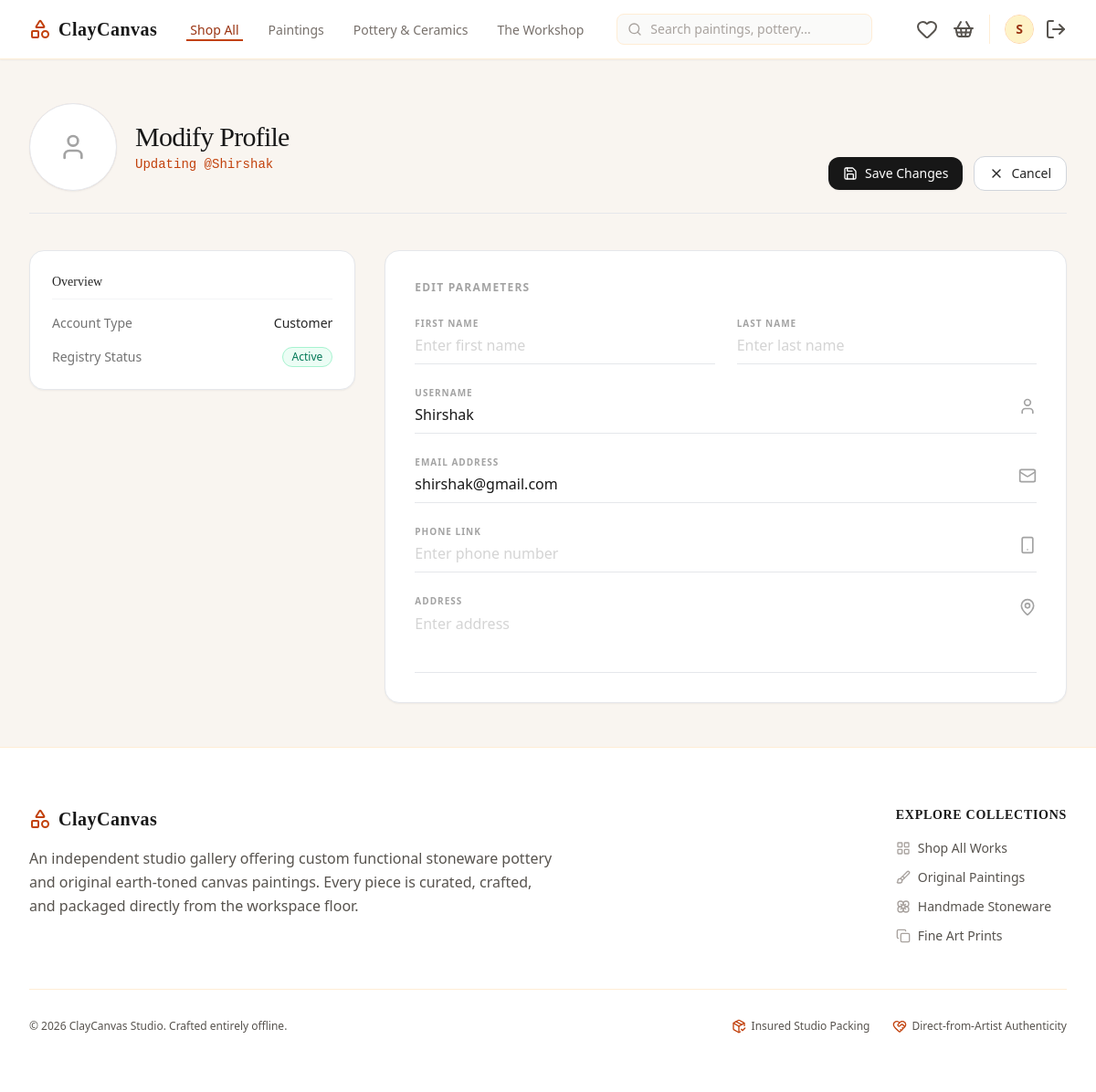
The app's page /profile/edit/ (signed in), older data.
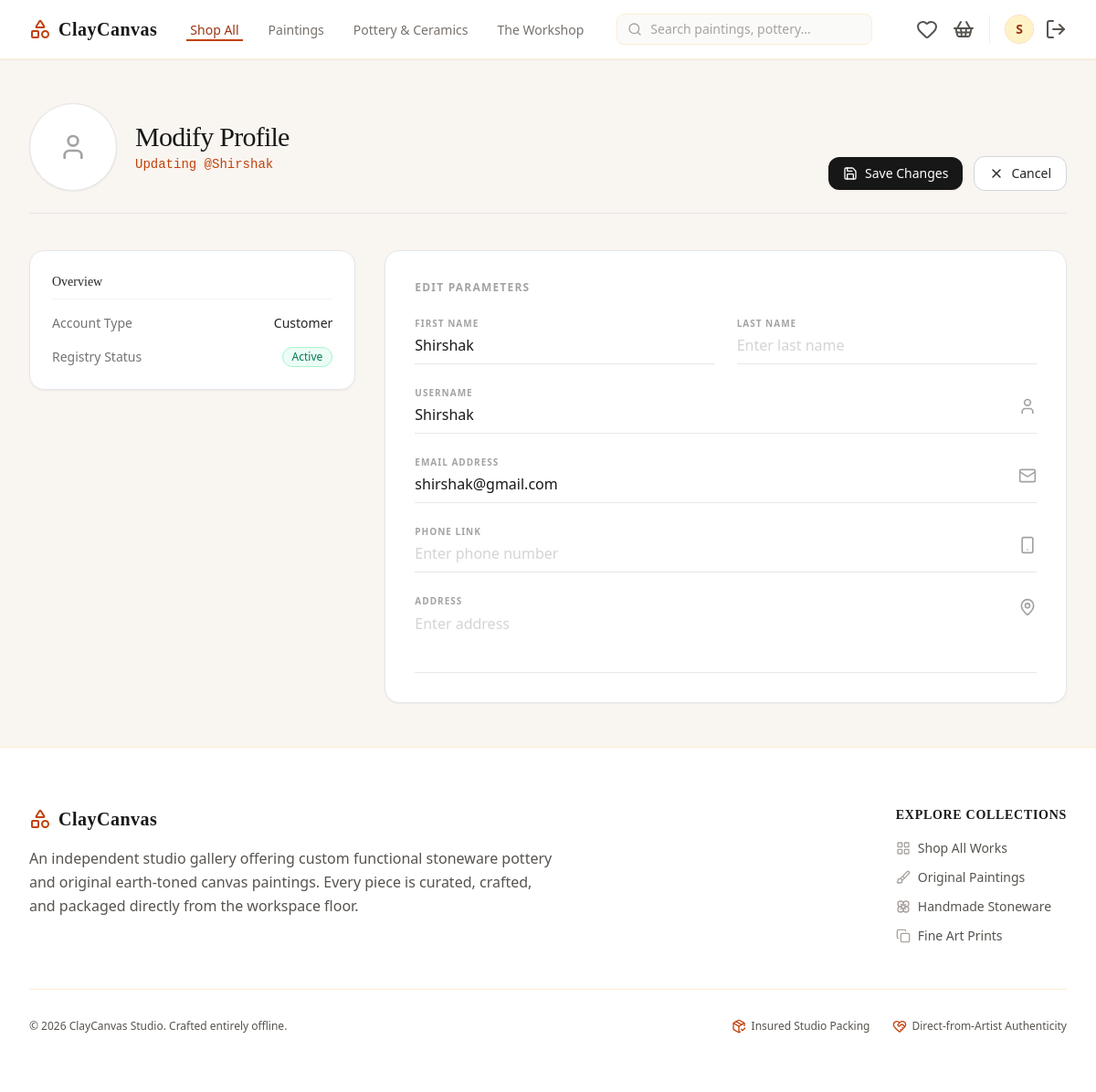
The same page, newer data.
### cc_app/models.py (models this page shows, shortened)
class User(AbstractUser):
    phone = models.CharField(max_length=20, blank=True)
    address = models.TextField(blank=True)
    profile_picture = models.ImageField(upload_to='images/user/', blank=True, null=True)

### cc_app/views/profile_view.py (the view, shortened to what this page needs)
# urls.py: path('profile/edit/', edit_profile_view, name='edit_profile'),
@login_required
def edit_profile_view(request):
    errors = {}
    return render(request, 'main/edit_profile_page.html')

### cc_app/templates/main/edit_profile_page.html (shortened to what the changed rows need)
<!DOCTYPE html>
<html lang="en">
<head>
    {% load static %}
    <link href="{% static 'css/styles.css' %}" rel="stylesheet" />
</head>
<body class="bg-[#f9f5f0] font-sans min-h-screen flex flex-col text-neutral-900">
    {% include 'components/_navbar.html' %}
    <main class="flex-grow max-w-7xl w-full mx-auto px-4 py-12 sm:px-6 lg:px-8">
        <form method="POST" enctype="multipart/form-data">
            <div class="mb-10 flex flex-col sm:flex-row sm:items-end sm:justify-between gap-6 pb-6 border-b border-gray-200">
                <div class="flex items-center gap-5">
                    <div>
                        <h1 class="text-3xl font-serif font-normal text-neutral-900 tracking-tight">Modify Profile</h1>
                        <p class="text-sm font-mono text-orange-700 mt-0.5">Updating @{{ user.username|default:"dummy_creator" }}</p>
                    </div>
                </div>
            </div>
            <div class="grid grid-cols-1 lg:grid-cols-3 gap-8 items-start">
                <div class="lg:col-span-2 bg-white border border-gray-200 p-8 rounded-2xl shadow-sm">
                    <h2 class="text-xs font-bold uppercase tracking-widest text-neutral-400 mb-6">Edit Parameters</h2>
                    <div class="space-y-6">
                        <div class="grid grid-cols-1 sm:grid-cols-2 gap-6">
                            <div class="border-b border-gray-200 pb-2 focus-within:border-orange-700 transition-colors">
                                <label for="first_name" class="text-[10px] font-bold uppercase tracking-widest text-neutral-400 block mb-1">First Name</label>
                                <input type="text" id="first_name" name="first_name" {% if data %}value="{{ data.first_name }}"{% else %}value="{{ user.first_name|default:'' }}" {% endif %} placeholder="Enter first name" class="w-full bg-transparent text-base font-medium text-neutral-900 focus:outline-none placeholder-neutral-300">
                            </div>
                        </div>
                        <div class="flex items-center justify-between gap-4 border-b border-gray-200 pb-2 focus-within:border-orange-700 transition-colors">
                            <div class="flex-grow">
                                <label for="username" class="text-[10px] font-bold uppercase tracking-widest text-neutral-400 block mb-1">Username</label>
                                <input type="text" id="username" name="username" {% if data %}value="{{ data.username }}"{% else %}value="{{ user.username|default:'' }}" {% endif %} placeholder="Enter username" class="w-full bg-transparent text-base font-medium text-neutral-900 focus:outline-none placeholder-neutral-300">
                            </div>
                        </div>
                        <div class="flex items-center justify-between gap-4 border-b border-gray-200 pb-2 focus-within:border-orange-700 transition-colors">
                            <div class="flex-grow">
                                <label for="email" class="text-[10px] font-bold uppercase tracking-widest text-neutral-400 block mb-1">Email Address</label>
                                <input type="email" id="email" name="email" {% if data %}value="{{ data.email }}"{% else %}value="{{ user.email|default:'' }}" {% endif %} placeholder="Enter email address" class="w-full bg-transparent text-base font-medium text-neutral-900 focus:outline-none placeholder-neutral-300">
                            </div>
                        </div>
                    </div>
                </div>
            </div>
        </form>
    </main>
</body>
</html>

### cc_app/templates/components/_navbar.html (shortened to what this page needs)
<nav class="bg-white border-b border-orange-100 sticky top-0 z-50 shadow-sm">
    <div class="max-w-7xl mx-auto px-4 sm:px-6 lg:px-8">
        <div class="flex justify-between h-16 items-center">
            <div class="flex items-center flex-1 md:flex-initial">
                <div class="flex-shrink-0 flex items-center mr-8">
                    <i data-lucide="shapes" class="text-orange-700 mr-2"></i>
                    <span class="text-xl font-bold tracking-wide text-orange-950 font-serif">ClayCanvas</span>
                </div>
                <div class="hidden md:flex space-x-6 font-medium">
                    <a href="#" class="text-orange-800 border-b-2 border-orange-700 px-1 pt-1 text-sm">Shop All</a>
                    <a href="#" class="text-stone-500 hover:text-orange-800 px-1 pt-1 text-sm transition">Paintings</a>
                    <a href="#" class="text-stone-500 hover:text-orange-800 px-1 pt-1 text-sm transition">Pottery & Ceramics</a>
                    <a href="#" class="text-stone-500 hover:text-orange-800 px-1 pt-1 text-sm transition">The Workshop</a>
                </div>
            </div>
            <div class="hidden sm:block flex-1 max-w-md mx-8">
                <form action="#" method="GET" class="relative m-0">
                    <div class="absolute inset-y-0 left-0 pl-3 flex items-center pointer-events-none">
                    </div>
                    <input type="text" name="q" placeholder="Search paintings, pottery..." class="block w-full pl-9 pr-3 py-1.5 border border-orange-100 rounded-lg bg-stone-50 text-sm placeholder-stone-400 focus:outline-none focus:border-orange-400 focus:bg-white text-stone-800 transition">
                </form>
            </div>
            <div class="flex items-center space-x-4">
                <a href="#" class="text-stone-600 hover:text-orange-800 transition relative">
                    <i data-lucide="heart"></i>
                </a>
                <a href="#" class="text-stone-600 hover:text-orange-800 transition relative mr-2">
                    <i data-lucide="shopping-basket"></i>
                </a>
                {% if user.is_authenticated %}
                    <div class="flex items-center space-x-3 border-l border-orange-100 pl-4">
                        <a href="/profile/" class="block h-8 w-8 rounded-full overflow-hidden border border-orange-200 bg-orange-50 focus:outline-none">
                            {% if user.profile_picture %}
                                <img src="{{ user.profile_picture.url }}" alt="{{ user.username }}" class="h-full w-full object-cover">
                            {% else %}
                                <div class="h-full w-full flex items-center justify-center text-orange-800 font-bold text-sm bg-amber-100">
                                    {{ user.username|slice:":1"|upper }}
                                </div>
                            {% endif %}
                        </a>
                        <a href="/logout/" class="text-stone-600 hover:text-red-700 transition" title="Logout">
                            <i data-lucide="log-out"></i>
                        </a>
                    </div>
                {% endif %}
            </div>
        </div>
    </div>
</nav>

Row changes from the older to the newer data that the page shows:
changed User "Shirshak": first_name (not shown) → "Shirshak"
